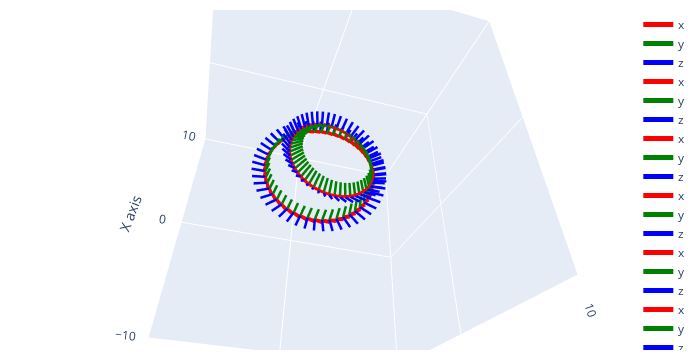

This figure's notebook cell:
### Code cell
# fig = visualize_cameras_trajectorie(T_c2w)
visualize_cameras(R_c2w, T_c2w);
